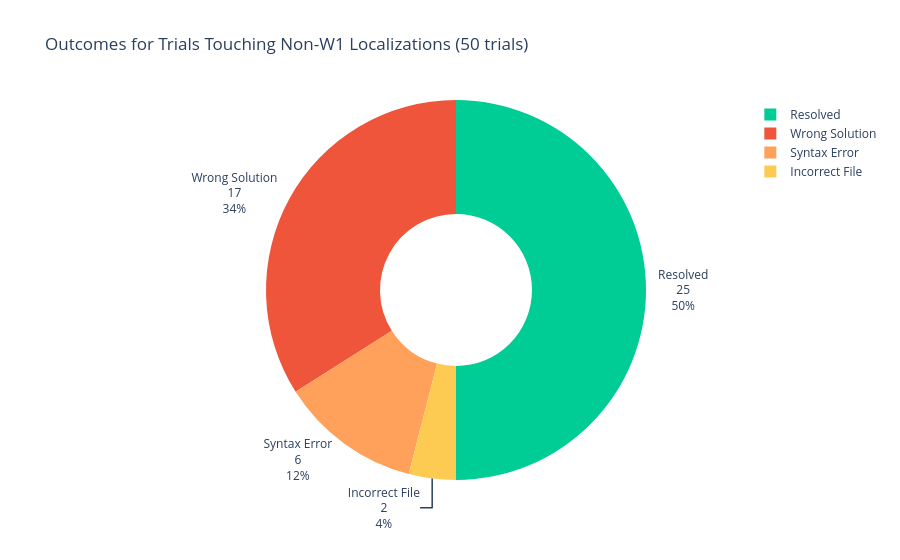

The notebook cell this image was saved under:
### Code cell
# Failure category breakdown for trials that touch non-W1
print("=== Failure Analysis for Trials Touching Non-W1 ===\n")

non_w1_trials = df[df["touches_non_w1"]].copy()
if len(non_w1_trials) > 0:
    non_w1_trials["category"] = non_w1_trials["failure_category"].fillna("Unreviewed")
    non_w1_trials.loc[non_w1_trials["resolved"], "category"] = "Resolved"

    outcome_counts = non_w1_trials["category"].value_counts()
    print(f"Outcome distribution for {len(non_w1_trials)} trials touching non-W1 localizations:")
    for outcome, count in outcome_counts.items():
        print(f"  {outcome}: {count} ({100 * count / len(non_w1_trials):.1f}%)")

    # Visualize
    fig = px.pie(
        values=outcome_counts.values,
        names=outcome_counts.index,
        title=f"Outcomes for Trials Touching Non-W1 Localizations ({len(non_w1_trials)} trials)",
        color=outcome_counts.index,
        color_discrete_map={
            "Resolved": "#00CC96",
            "Wrong Solution": "#EF553B",
            "Syntax Error": "#FFA15A",
            "Incorrect File": "#FECB52",
            "Missing Using": "#19D3F3",
            "Timeout": "#636EFA",
            "Other": "#AB63FA",
            "Unreviewed": "#B6E880",
        },
        hole=0.4,
    )
    fig.update_traces(textposition="outside", textinfo="percent+label+value")
    fig.show()
else:
    print("No trials touched non-W1 localizations.")

### Figure 1 — Plotly figure (JSON) as saved in the notebook; plotly's stock layout.template omitted (floating-point values rounded to 4 significant figures)
{"data": [{"customdata": [["Resolved"], ["Wrong Solution"], ["Syntax Error"], ["Incorrect File"]], "domain": {"x": [0, 1], "y": [0, 1]}, "hole": 0.4, "hovertemplate": "label=%{label}<br>value=%{value}<br>color=%{customdata[0]}<extra></extra>", "labels": ["Resolved", "Wrong Solution", "Syntax Error", "Incorrect File"], "legendgroup": "", "marker": {"colors": ["#00CC96", "#EF553B", "#FFA15A", "#FECB52"]}, "name": "", "showlegend": true, "textinfo": "percent+label+value", "textposition": "outside", "type": "pie", "values": [25, 17, 6, 2]}], "layout": {"legend": {"tracegroupgap": 0}, "title": {"text": "Outcomes for Trials Touching Non-W1 Localizations (50 trials)"}}}
